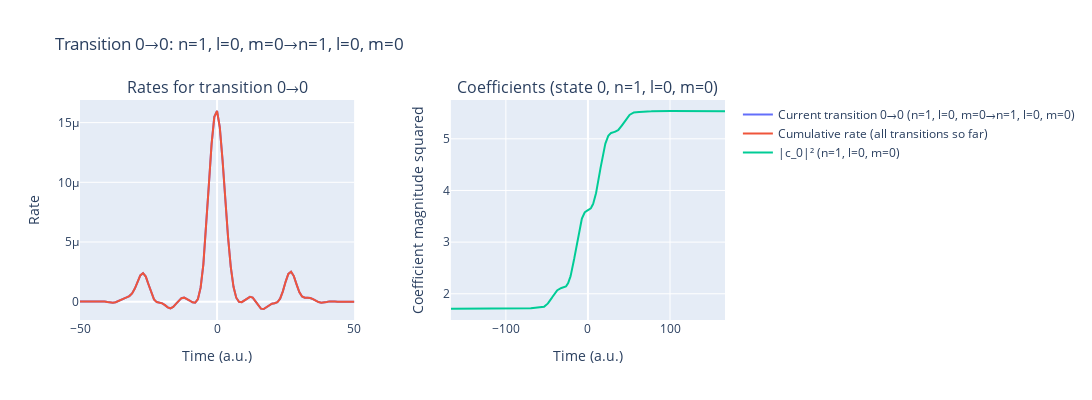

Notebook code cell kept with this figure:
### Code cell
%autoreload 2
laser_pulses = LaserField(cache_results=True)
laser_pulses.add_pulse(params['lam0'], params['intensity'], params['cep'], params['lam0']/ AtomicUnits.nm / AtomicUnits.speed_of_light)
#laser_pulses.add_pulse(250, 8e9, -np.pi/2, 0.58/ AtomicUnits.fs, t0=-144.91)
t_min, t_max = laser_pulses.get_time_interval()
time_recon_2= np.arange(int(t_min), int(t_max)+1, 1.)
params['coeffType'] = 'trecx'
params['only_c0_is_1_rest_normal'] = True

rateExcited_2 = IonRate(time_recon_2, laser_pulses, params, dT=0.5/2, kernel_type='exact_SFA', excitedStates=True)
laser_pulses.reset()

### Figure 1 — Plotly figure (JSON) as saved in the notebook; plotly's stock layout.template omitted (floating-point values rounded to 4 significant figures; data arrays with more than 128 entries replaced by an {"elided": "..."} marker saying what was removed)
{"data": [{"mode": "lines", "name": "Current transition 0→0 (n=1, l=0, m=0→n=1, l=0, m=0)", "type": "scatter", "x": {"elided": "333 int values"}, "xaxis": "x", "y": {"elided": "333 float values"}, "yaxis": "y"}, {"mode": "lines", "name": "Cumulative rate (all transitions so far)", "type": "scatter", "x": {"elided": "333 int values"}, "xaxis": "x", "y": {"elided": "333 float values"}, "yaxis": "y"}, {"mode": "lines", "name": "|c_0|² (n=1, l=0, m=0)", "type": "scatter", "x": {"elided": "1337 float values"}, "xaxis": "x2", "y": {"elided": "1337 float values"}, "yaxis": "y2"}], "layout": {"annotations": [{"font": {"size": 16}, "showarrow": false, "text": "Rates for transition 0→0", "x": 0.2125, "xanchor": "center", "xref": "paper", "y": 1, "yanchor": "bottom", "yref": "paper"}, {"font": {"size": 16}, "showarrow": false, "text": "Coefficients (state 0, n=1, l=0, m=0)", "x": 0.7875, "xanchor": "center", "xref": "paper", "y": 1, "yanchor": "bottom", "yref": "paper"}], "height": 400, "title": {"text": "Transition 0→0: n=1, l=0, m=0→n=1, l=0, m=0"}, "width": 1200, "xaxis": {"anchor": "y", "domain": [0, 0.425], "range": [-50, 50], "title": {"text": "Time (a.u.)"}}, "xaxis2": {"anchor": "y2", "domain": [0.575, 1], "title": {"text": "Time (a.u.)"}}, "yaxis": {"anchor": "x", "domain": [0, 1], "title": {"text": "Rate"}}, "yaxis2": {"anchor": "x2", "domain": [0, 1], "title": {"text": "Coefficient magnitude squared"}}}}
